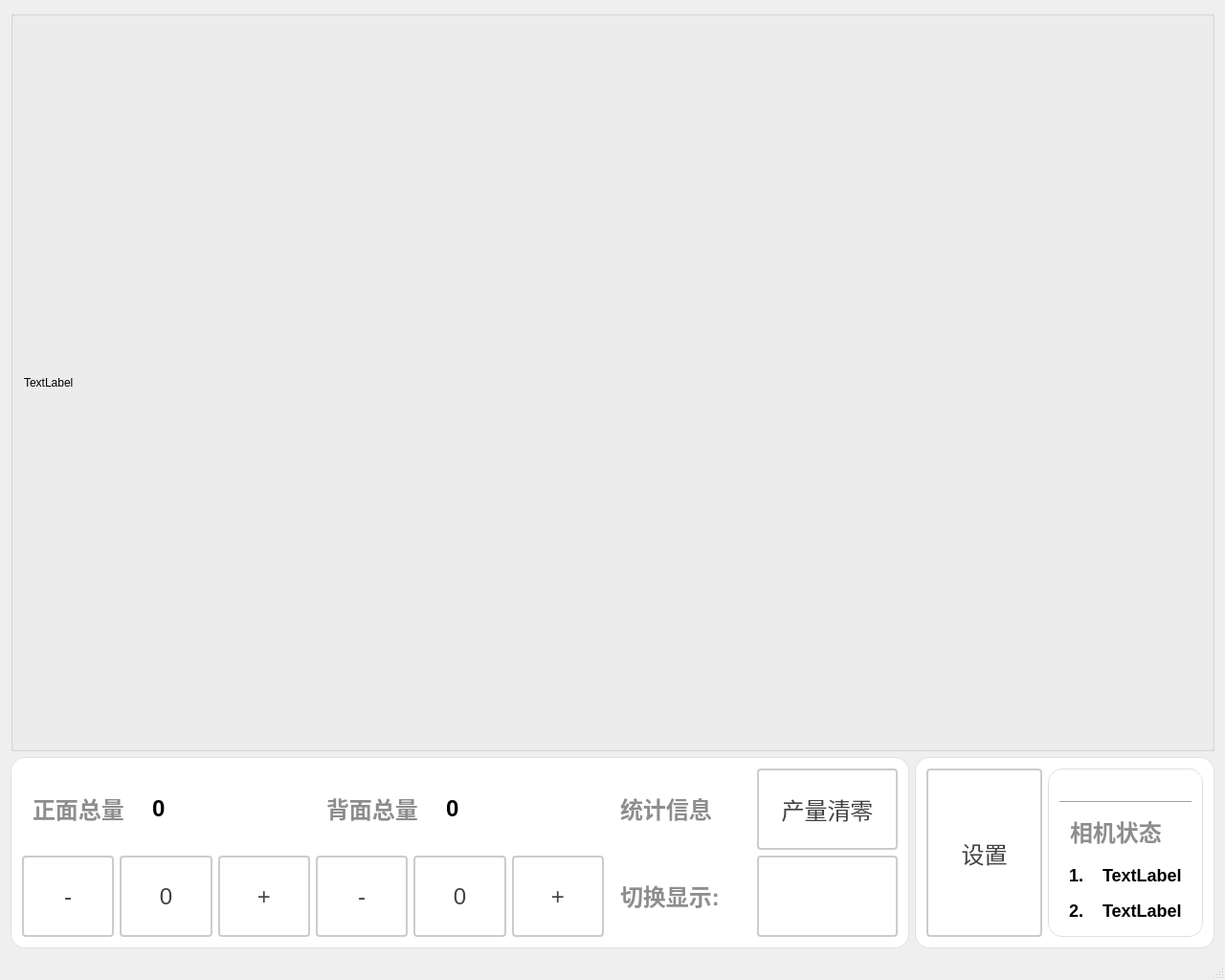
<?xml version="1.0" encoding="UTF-8"?>
<ui version="4.0">
 <class>BagsRealTimeDisplayClass</class>
 <widget class="QMainWindow" name="BagsRealTimeDisplayClass">
  <property name="geometry">
   <rect>
    <x>0</x>
    <y>0</y>
    <width>1280</width>
    <height>1024</height>
   </rect>
  </property>
  <property name="windowTitle">
   <string>BagsRealTimeDisplay</string>
  </property>
  <widget class="QWidget" name="centralWidget">
   <layout class="QGridLayout" name="gridLayout_4">
    <item row="0" column="0">
     <layout class="QVBoxLayout" name="verticalLayout_6" stretch="6,0">
      <item>
       <widget class="QGroupBox" name="gBoix_ImageDisplay">
        <property name="title">
         <string/>
        </property>
        <layout class="QGridLayout" name="gridLayout">
         <item row="0" column="0">
          <layout class="QVBoxLayout" name="verticalLayout_2" stretch="3">
           <item>
            <widget class="QLabel" name="label_imgDisplay_1">
             <property name="sizePolicy">
              <sizepolicy hsizetype="Expanding" vsizetype="Expanding">
               <horstretch>0</horstretch>
               <verstretch>0</verstretch>
              </sizepolicy>
             </property>
             <property name="maximumSize">
              <size>
               <width>9999</width>
               <height>9999</height>
              </size>
             </property>
             <property name="text">
              <string>TextLabel</string>
             </property>
            </widget>
           </item>
          </layout>
         </item>
        </layout>
       </widget>
      </item>
      <item>
       <layout class="QHBoxLayout" name="horizontalLayout_9" stretch="3,1">
        <item>
         <widget class="QGroupBox" name="gBox_infor">
          <property name="styleSheet">
           <string notr="true">QGroupBox {
    font-size: 20px;
    font-weight: bold;
    background-color: rgb(255, 255, 255);
    border: 1px solid #e0e0e0;
    border-radius: 2px;
	border-radius: 15px
}

QGroupBox::title {
    subcontrol-origin: margin;
    left: 10px;
    padding: 0 5px;
    color: #2c3e50;
}</string>
          </property>
          <property name="title">
           <string/>
          </property>
          <layout class="QGridLayout" name="gridLayout_2">
           <item row="0" column="0">
            <layout class="QVBoxLayout" name="verticalLayout" stretch="1,1">
             <item>
              <layout class="QHBoxLayout" name="horizontalLayout_5" stretch="1,1,1">
               <item>
                <layout class="QHBoxLayout" name="hLayout_wasteProducts" stretch="1,2">
                 <item>
                  <widget class="QLabel" name="label_wasteProducts">
                   <property name="styleSheet">
                    <string notr="true">QLabel {
       font-size: 24px;        
       font-weight: bold;        
       color:  rgb(141, 141, 141);       
       padding: 5px 5px;     
       border-bottom: 2px solid #cccccc; 
    }</string>
                   </property>
                   <property name="text">
                    <string>正面总量</string>
                   </property>
                   <property name="alignment">
                    <set>Qt::AlignmentFlag::AlignLeading|Qt::AlignmentFlag::AlignLeft|Qt::AlignmentFlag::AlignVCenter</set>
                   </property>
                  </widget>
                 </item>
                 <item>
                  <widget class="QLabel" name="lb_FrontTotal">
                   <property name="minimumSize">
                    <size>
                     <width>50</width>
                     <height>50</height>
                    </size>
                   </property>
                   <property name="styleSheet">
                    <string notr="true">QLabel {
       font-size: 24px;        
       font-weight: bold;        
       color:   rgb(0, 0, 0);      
       padding: 5px 5px;     
       border-bottom: 2px solid #cccccc; 
    }</string>
                   </property>
                   <property name="text">
                    <string>0</string>
                   </property>
                  </widget>
                 </item>
                </layout>
               </item>
               <item>
                <layout class="QHBoxLayout" name="hLayout_wasteProducts_2" stretch="1,2">
                 <item>
                  <widget class="QLabel" name="label_wasteProducts_2">
                   <property name="styleSheet">
                    <string notr="true">QLabel {
       font-size: 24px;        
       font-weight: bold;        
       color:  rgb(141, 141, 141);       
       padding: 5px 5px;     
       border-bottom: 2px solid #cccccc; 
    }</string>
                   </property>
                   <property name="text">
                    <string>背面总量</string>
                   </property>
                   <property name="alignment">
                    <set>Qt::AlignmentFlag::AlignLeading|Qt::AlignmentFlag::AlignLeft|Qt::AlignmentFlag::AlignVCenter</set>
                   </property>
                  </widget>
                 </item>
                 <item>
                  <widget class="QLabel" name="lb_BackTotal">
                   <property name="minimumSize">
                    <size>
                     <width>50</width>
                     <height>50</height>
                    </size>
                   </property>
                   <property name="styleSheet">
                    <string notr="true">QLabel {
       font-size: 24px;        
       font-weight: bold;        
       color:   rgb(0, 0, 0);      
       padding: 5px 5px;     
       border-bottom: 2px solid #cccccc; 
    }</string>
                   </property>
                   <property name="text">
                    <string>0</string>
                   </property>
                  </widget>
                 </item>
                </layout>
               </item>
               <item>
                <layout class="QHBoxLayout" name="hLayout_info" stretch="1,1">
                 <item>
                  <widget class="QLabel" name="label_info">
                   <property name="styleSheet">
                    <string notr="true">QLabel {
       font-size: 24px;        
       font-weight: bold;        
       color:  rgb(141, 141, 141);       
       padding: 5px 5px;     
       border-bottom: 2px solid #cccccc; 
    }</string>
                   </property>
                   <property name="text">
                    <string>统计信息</string>
                   </property>
                   <property name="alignment">
                    <set>Qt::AlignmentFlag::AlignLeading|Qt::AlignmentFlag::AlignLeft|Qt::AlignmentFlag::AlignVCenter</set>
                   </property>
                  </widget>
                 </item>
                 <item>
                  <widget class="QPushButton" name="pbtn_resetProduct">
                   <property name="sizePolicy">
                    <sizepolicy hsizetype="Expanding" vsizetype="Expanding">
                     <horstretch>0</horstretch>
                     <verstretch>0</verstretch>
                    </sizepolicy>
                   </property>
                   <property name="styleSheet">
                    <string notr="true">QPushButton {
    padding: 6px 14px;
    border: 2px solid #CCC;
    border-radius: 4px;
    background-color: white;
    color: #444;
    font-size: 24px; 
}

QPushButton:hover {
    border-color: #999;
    background-color: #F5F5F5;
}

QPushButton:pressed {
    border-color: #777;
    background-color: #EEE;
}</string>
                   </property>
                   <property name="text">
                    <string>产量清零</string>
                   </property>
                  </widget>
                 </item>
                </layout>
               </item>
              </layout>
             </item>
             <item>
              <layout class="QHBoxLayout" name="horizontalLayout_8" stretch="1,1,1">
               <item>
                <layout class="QHBoxLayout" name="horizontalLayout_4">
                 <item>
                  <widget class="QPushButton" name="btn_jianshaobaoguang1">
                   <property name="sizePolicy">
                    <sizepolicy hsizetype="Expanding" vsizetype="Expanding">
                     <horstretch>0</horstretch>
                     <verstretch>0</verstretch>
                    </sizepolicy>
                   </property>
                   <property name="styleSheet">
                    <string notr="true">QPushButton {
    padding: 6px 14px;
    border: 2px solid #CCC;
    border-radius: 4px;
    background-color: white;
    color: #444;
    font-size: 24px; 
}

QPushButton:hover {
    border-color: #999;
    background-color: #F5F5F5;
}

QPushButton:pressed {
    border-color: #777;
    background-color: #EEE;
}</string>
                   </property>
                   <property name="text">
                    <string>-</string>
                   </property>
                  </widget>
                 </item>
                 <item>
                  <widget class="QPushButton" name="btn_baoguang1">
                   <property name="sizePolicy">
                    <sizepolicy hsizetype="Expanding" vsizetype="Expanding">
                     <horstretch>0</horstretch>
                     <verstretch>0</verstretch>
                    </sizepolicy>
                   </property>
                   <property name="minimumSize">
                    <size>
                     <width>70</width>
                     <height>50</height>
                    </size>
                   </property>
                   <property name="styleSheet">
                    <string notr="true">QPushButton {
    padding: 6px 14px;
    border: 2px solid #CCC;
    border-radius: 4px;
    background-color: white;
    color: #444;
    font-size: 24px; 
}

QPushButton:hover {
    border-color: #999;
    background-color: #F5F5F5;
}

QPushButton:pressed {
    border-color: #777;
    background-color: #EEE;
}</string>
                   </property>
                   <property name="text">
                    <string>0</string>
                   </property>
                  </widget>
                 </item>
                 <item>
                  <widget class="QPushButton" name="btn_zengjiabaoguang1">
                   <property name="sizePolicy">
                    <sizepolicy hsizetype="Expanding" vsizetype="Expanding">
                     <horstretch>0</horstretch>
                     <verstretch>0</verstretch>
                    </sizepolicy>
                   </property>
                   <property name="styleSheet">
                    <string notr="true">QPushButton {
    padding: 6px 14px;
    border: 2px solid #CCC;
    border-radius: 4px;
    background-color: white;
    color: #444;
    font-size: 24px; 
}

QPushButton:hover {
    border-color: #999;
    background-color: #F5F5F5;
}

QPushButton:pressed {
    border-color: #777;
    background-color: #EEE;
}</string>
                   </property>
                   <property name="text">
                    <string>+</string>
                   </property>
                  </widget>
                 </item>
                </layout>
               </item>
               <item>
                <layout class="QHBoxLayout" name="horizontalLayout_6">
                 <item>
                  <widget class="QPushButton" name="btn_jianshaobaoguang2">
                   <property name="sizePolicy">
                    <sizepolicy hsizetype="Expanding" vsizetype="Expanding">
                     <horstretch>0</horstretch>
                     <verstretch>0</verstretch>
                    </sizepolicy>
                   </property>
                   <property name="styleSheet">
                    <string notr="true">QPushButton {
    padding: 6px 14px;
    border: 2px solid #CCC;
    border-radius: 4px;
    background-color: white;
    color: #444;
    font-size: 24px; 
}

QPushButton:hover {
    border-color: #999;
    background-color: #F5F5F5;
}

QPushButton:pressed {
    border-color: #777;
    background-color: #EEE;
}</string>
                   </property>
                   <property name="text">
                    <string>-</string>
                   </property>
                  </widget>
                 </item>
                 <item>
                  <widget class="QPushButton" name="btn_baoguang2">
                   <property name="sizePolicy">
                    <sizepolicy hsizetype="Expanding" vsizetype="Expanding">
                     <horstretch>0</horstretch>
                     <verstretch>0</verstretch>
                    </sizepolicy>
                   </property>
                   <property name="minimumSize">
                    <size>
                     <width>70</width>
                     <height>50</height>
                    </size>
                   </property>
                   <property name="styleSheet">
                    <string notr="true">QPushButton {
    padding: 6px 14px;
    border: 2px solid #CCC;
    border-radius: 4px;
    background-color: white;
    color: #444;
    font-size: 24px; 
}

QPushButton:hover {
    border-color: #999;
    background-color: #F5F5F5;
}

QPushButton:pressed {
    border-color: #777;
    background-color: #EEE;
}</string>
                   </property>
                   <property name="text">
                    <string>0</string>
                   </property>
                  </widget>
                 </item>
                 <item>
                  <widget class="QPushButton" name="btn_zengjiabaoguang2">
                   <property name="sizePolicy">
                    <sizepolicy hsizetype="Expanding" vsizetype="Expanding">
                     <horstretch>0</horstretch>
                     <verstretch>0</verstretch>
                    </sizepolicy>
                   </property>
                   <property name="styleSheet">
                    <string notr="true">QPushButton {
    padding: 6px 14px;
    border: 2px solid #CCC;
    border-radius: 4px;
    background-color: white;
    color: #444;
    font-size: 24px; 
}

QPushButton:hover {
    border-color: #999;
    background-color: #F5F5F5;
}

QPushButton:pressed {
    border-color: #777;
    background-color: #EEE;
}</string>
                   </property>
                   <property name="text">
                    <string>+</string>
                   </property>
                  </widget>
                 </item>
                </layout>
               </item>
               <item>
                <layout class="QHBoxLayout" name="horizontalLayout_7" stretch="1,1">
                 <item>
                  <widget class="QLabel" name="label_wasteProducts_3">
                   <property name="styleSheet">
                    <string notr="true">QLabel {
       font-size: 24px;        
       font-weight: bold;        
       color:  rgb(141, 141, 141);       
       padding: 5px 5px;     
       border-bottom: 2px solid #cccccc; 
    }</string>
                   </property>
                   <property name="text">
                    <string>切换显示:</string>
                   </property>
                   <property name="alignment">
                    <set>Qt::AlignmentFlag::AlignLeading|Qt::AlignmentFlag::AlignLeft|Qt::AlignmentFlag::AlignVCenter</set>
                   </property>
                  </widget>
                 </item>
                 <item>
                  <widget class="QComboBox" name="cbb_qiehuanxianshi">
                   <property name="sizePolicy">
                    <sizepolicy hsizetype="Preferred" vsizetype="Minimum">
                     <horstretch>0</horstretch>
                     <verstretch>0</verstretch>
                    </sizepolicy>
                   </property>
                   <property name="styleSheet">
                    <string notr="true">QComboBox {
    padding: 6px 14px;
    border: 2px solid #CCC;
    border-radius: 4px;
    background-color: white;
    color: #444;
    font-size: 20px;
}

QComboBox:hover {
    border-color: #999;
    background-color: #F5F5F5;
}

QComboBox:focus {
    border-color: #777;
    background-color: #EEE;
}

QComboBox::drop-down {
    border: none;
    width: 24px;
}

QComboBox::down-arrow {
    image: none;
    border-left: 5px solid transparent;
    border-right: 5px solid transparent;
    border-top: 6px solid #666;
    margin-right: 6px;
}

QComboBox QAbstractItemView {
    border: 2px solid #CCC;
    border-radius: 4px;
    background: white;
    color: #444;
    selection-background-color: #F5F5F5;
    selection-color: #222;
    font-size: 18px;
}</string>
                   </property>
                  </widget>
                 </item>
                </layout>
               </item>
              </layout>
             </item>
            </layout>
           </item>
          </layout>
         </widget>
        </item>
        <item>
         <layout class="QVBoxLayout" name="verticalLayout_4">
          <item>
           <widget class="QGroupBox" name="gBox_set">
            <property name="styleSheet">
             <string notr="true">QGroupBox {
    font-size: 20px;
    font-weight: bold;
    background-color: rgb(255, 255, 255);
    border: 1px solid #e0e0e0;
    border-radius: 2px;
	border-radius: 15px
}

QGroupBox::title {
    subcontrol-origin: margin;
    left: 10px;
    padding: 0 5px;
    color: #2c3e50;
}</string>
            </property>
            <property name="title">
             <string/>
            </property>
            <layout class="QHBoxLayout" name="horizontalLayout_3">
             <item>
              <widget class="QPushButton" name="pbtn_set">
               <property name="sizePolicy">
                <sizepolicy hsizetype="Expanding" vsizetype="Expanding">
                 <horstretch>0</horstretch>
                 <verstretch>0</verstretch>
                </sizepolicy>
               </property>
               <property name="styleSheet">
                <string notr="true">QPushButton {
    padding: 6px 14px;
    border: 2px solid #CCC;
    border-radius: 4px;
    background-color: white;
    color: #444;
    font-size: 24px; 
}

QPushButton:hover {
    border-color: #999;
    background-color: #F5F5F5;
}

QPushButton:pressed {
    border-color: #777;
    background-color: #EEE;
}</string>
               </property>
               <property name="text">
                <string>设置</string>
               </property>
              </widget>
             </item>
             <item>
              <widget class="QGroupBox" name="groupBox_head">
               <property name="styleSheet">
                <string notr="true">QGroupBox {
    font-size: 20px;
    font-weight: bold;
    background-color: rgb(255, 255, 255);
    border: 1px solid #e0e0e0;
    border-radius: 2px;
	border-radius: 15px
}

QGroupBox::title {
    subcontrol-origin: margin;
    left: 10px;
    padding: 0 5px;
    color: #2c3e50;
}</string>
               </property>
               <property name="title">
                <string/>
               </property>
               <layout class="QGridLayout" name="gridLayout_3">
                <item row="0" column="0">
                 <layout class="QVBoxLayout" name="verticalLayout_5" stretch="1,1,1">
                  <item>
                   <layout class="QHBoxLayout" name="hLayout_title" stretch="0">
                    <item>
                     <widget class="QPushButton" name="pbtn_exit">
                      <property name="sizePolicy">
                       <sizepolicy hsizetype="Expanding" vsizetype="Expanding">
                        <horstretch>0</horstretch>
                        <verstretch>0</verstretch>
                       </sizepolicy>
                      </property>
                      <property name="styleSheet">
                       <string notr="true">QPushButton {
    color: white;
    border: none;
    border-radius: 5px;
    font-size: 14px;
    qproperty-icon: url(:/BagsRealTimeDisplay/icons/close.png);  
    qproperty-iconSize: 50px 50px;
}

QPushButton:hover {
    background-color: #ff6666;
}

QPushButton:pressed {
    background-color: #cc0000;
}</string>
                      </property>
                      <property name="text">
                       <string/>
                      </property>
                      <property name="shortcut">
                       <string notr="true"/>
                      </property>
                     </widget>
                    </item>
                   </layout>
                  </item>
                  <item>
                   <widget class="Line" name="line_2">
                    <property name="styleSheet">
                     <string notr="true">QLine {
       color: rgb(194, 194, 194);       
    }</string>
                    </property>
                    <property name="orientation">
                     <enum>Qt::Orientation::Horizontal</enum>
                    </property>
                   </widget>
                  </item>
                  <item>
                   <layout class="QHBoxLayout" name="horizontalLayout_2" stretch="1">
                    <item>
                     <layout class="QVBoxLayout" name="verticalLayout_3" stretch="1,1,1">
                      <item>
                       <widget class="QLabel" name="label_cameraStateTitle">
                        <property name="styleSheet">
                         <string notr="true">QLabel {
       font-size: 24px;        
       font-weight: bold;        
       color:  rgb(141, 141, 141);       
       padding: 5px 5px;     
       border-bottom: 2px solid #cccccc; 
    }</string>
                        </property>
                        <property name="text">
                         <string>相机状态</string>
                        </property>
                       </widget>
                      </item>
                      <item>
                       <layout class="QGridLayout" name="gLayout_cameraStates" columnminimumwidth="1,9">
                        <property name="spacing">
                         <number>0</number>
                        </property>
                        <item row="0" column="1">
                         <widget class="QLabel" name="label_camera1State">
                          <property name="sizePolicy">
                           <sizepolicy hsizetype="Preferred" vsizetype="Preferred">
                            <horstretch>0</horstretch>
                            <verstretch>0</verstretch>
                           </sizepolicy>
                          </property>
                          <property name="styleSheet">
                           <string notr="true">QLabel {
       font-size: 18px;        
       font-weight: bold;        
		padding: 5px 5px;  
    }</string>
                          </property>
                          <property name="text">
                           <string>TextLabel</string>
                          </property>
                         </widget>
                        </item>
                        <item row="0" column="0">
                         <widget class="QLabel" name="label">
                          <property name="sizePolicy">
                           <sizepolicy hsizetype="Fixed" vsizetype="Fixed">
                            <horstretch>0</horstretch>
                            <verstretch>0</verstretch>
                           </sizepolicy>
                          </property>
                          <property name="styleSheet">
                           <string notr="true">QLabel {
       font-size: 18px;        
       font-weight: bold;        
		padding: 5px 5px;  
    }</string>
                          </property>
                          <property name="text">
                           <string>1.</string>
                          </property>
                         </widget>
                        </item>
                       </layout>
                      </item>
                      <item>
                       <layout class="QGridLayout" name="gLayout_cameraStates_2" columnminimumwidth="1,9">
                        <property name="spacing">
                         <number>0</number>
                        </property>
                        <item row="0" column="1">
                         <widget class="QLabel" name="label_camera2State">
                          <property name="styleSheet">
                           <string notr="true">QLabel {
       font-size: 18px;        
       font-weight: bold;        
		padding: 5px 5px;  
    }</string>
                          </property>
                          <property name="text">
                           <string>TextLabel</string>
                          </property>
                         </widget>
                        </item>
                        <item row="0" column="0">
                         <widget class="QLabel" name="label_2">
                          <property name="sizePolicy">
                           <sizepolicy hsizetype="Fixed" vsizetype="Fixed">
                            <horstretch>0</horstretch>
                            <verstretch>0</verstretch>
                           </sizepolicy>
                          </property>
                          <property name="styleSheet">
                           <string notr="true">QLabel {
       font-size: 18px;        
       font-weight: bold;        
		padding: 5px 5px;  
    }</string>
                          </property>
                          <property name="text">
                           <string>2.</string>
                          </property>
                         </widget>
                        </item>
                       </layout>
                      </item>
                     </layout>
                    </item>
                   </layout>
                  </item>
                 </layout>
                </item>
               </layout>
              </widget>
             </item>
            </layout>
           </widget>
          </item>
         </layout>
        </item>
       </layout>
      </item>
     </layout>
    </item>
   </layout>
  </widget>
  <widget class="QStatusBar" name="statusBar"/>
 </widget>
 <layoutdefault spacing="6" margin="11"/>
 <resources>
  <include location="../qrc/BagsRealTimeDisplay.qrc"/>
 </resources>
 <connections/>
</ui>
